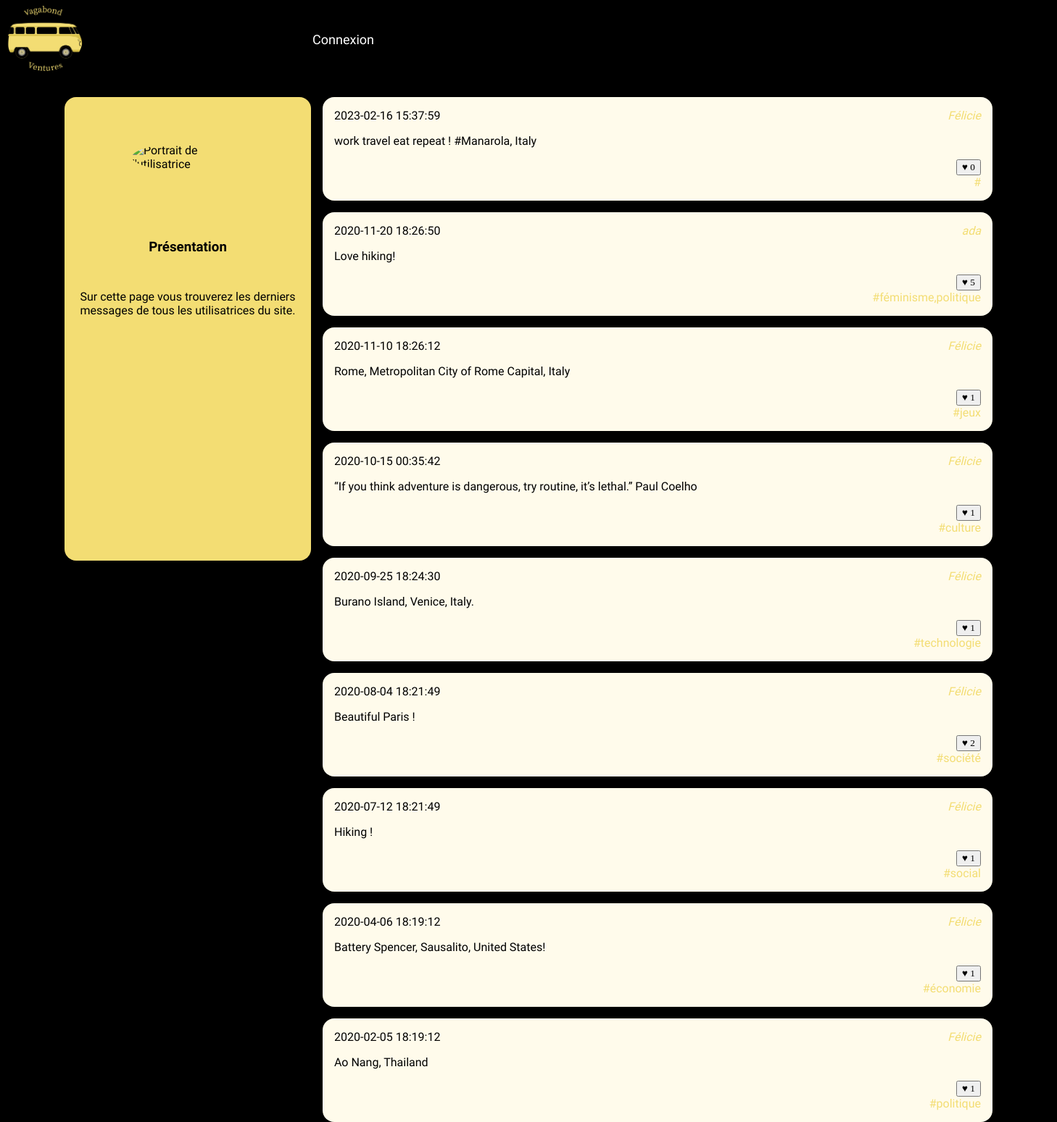
The app's page /VagabondVentures/feed.php?user_id=7 with its own data.
### tables this page shows
CREATE TABLE `posts` (
  `id` int(10) UNSIGNED NOT NULL,
  `user_id` int(10) UNSIGNED NOT NULL,
  `content` text NOT NULL,
  `created` datetime NOT NULL,
  `parent_id` int(10) UNSIGNED DEFAULT NULL,
  `photo_upload` varchar(255) NOT NULL
);

CREATE TABLE `users` (
  `id` int(10) UNSIGNED NOT NULL,
  `email` varchar(255) NOT NULL,
  `password` varchar(255) NOT NULL,
  `alias` varchar(255) NOT NULL,
  `photo` varchar(255) NOT NULL
);

### VagabondVentures/likesConnection.php (called while the page is built, shortened)
<?php
$session_actuelle = $_SESSION['connected_id'];

### VagabondVentures/feed.php (the view, shortened to what this page needs)
<!doctype html>
<html lang="fr">
<head>
    <link rel="stylesheet" href="style.css" />
</head>
<body>
    <?php include './header.php'; ?>
    <div id="wrapper">
        <?php
        $userId = intval($_GET['user_id']);
        ?>
        <?php
        include './config.php';
        ?>
        <aside>
            <section>
                <div id="world">
                    <img src="https://media.giphy.com/media/YkXNjAkG7CfEVx3gcy/giphy.gif" alt="Portrait de l'utilisatrice" id="world" />
                </div>
                <section>
                    <h3 id="presentation">Présentation</h3>
                    <p id="description">Sur cette page vous trouverez les derniers messages de
                        tous les utilisatrices du site.</p>
                </section>
            </section>
        </aside>
        <main>
            <?php
            include './likesConnection.php';
            $laQuestionEnSql = "
                    SELECT posts.id, posts.user_id, posts.content,
                    posts.created,
                    users.alias as author_name,
                    count(DISTINCT likes.id) as like_number,
                    GROUP_CONCAT(DISTINCT tags.label) AS taglist
                    FROM followers
                    JOIN users ON users.id=followers.followed_user_id
                    JOIN posts ON posts.user_id=users.id
                    LEFT JOIN posts_tags ON posts.id = posts_tags.post_id
                    LEFT JOIN tags       ON posts_tags.tag_id  = tags.id
                    LEFT JOIN likes      ON likes.post_id  = posts.id
                    WHERE followers.following_user_id='$userId'
                    GROUP BY posts.id
                    ORDER BY posts.created DESC
                    ";
            $lesInformations = $mysqli->query($laQuestionEnSql);
            while ($post = $lesInformations->fetch_assoc()) {
            ?>
                <article>
                    <h3>
                        <time datetime='2020-02-01 11:12:13'><?php echo $post['created'] ?></time>
                    </h3>
                    <address><a href="wall.php?user_id=<?php echo $post['user_id'] ?>"><?php echo $post['author_name'] ?></a></address>
                    <div>
                        <p><?php echo $post['content'] ?></p>
                    </div>
                    <footer>
                        <?php include './likes.php' ?>
                        <a href="">#<?php echo $post['taglist'] ?></a>
                    </footer>
                </article>
            <?php
            }
            ?>
        </main>
    </div>
</body>
</html>

### VagabondVentures/likes.php (shortened to what this page needs)
<?php
$checkLike = "SELECT * FROM likes WHERE user_id= '" . $session_actuelle . "' AND post_id= '" . $post['id'] . "' ";
$ok = $mysqli->query($checkLike);
if ($ok->num_rows == 0) { ?>
    <form action="" method="post">
        <input name="likes" type='submit' value="♥ <?php echo $post['like_number'] ?>">
    </form>
<?php } ?>

### VagabondVentures/style.css (style rules this page uses)
body { background-color: black; font-family: 'Frank Ruhl Libre', serif; }
select, input { font-family: 'Cormorant Garamond', serif; }
a { text-decoration: none; color:black; }
#wrapper { display:flex; width:80em; margin:0 auto 2em auto; }
#wrapper aside { background-color: #f3dd73; flex:1; padding:1em; border-radius: 1em; }
#wrapper aside img { display: block; width:50%; margin:auto; border-radius: 50%; }
#wrapper main { flex:3; padding-left:1em; height: 80vh; }
#wrapper main article { background-color: #FFFBEB; padding:1em; margin-bottom: 1em ; border-radius: 1em; }
#wrapper main article h3 { margin:0; padding:0; font-weight: normal; font-size:1em; }
#wrapper main article time { float:left; }
#wrapper main article address { text-align: right; margin-bottom: 1em; }
#wrapper main article p { margin:0; }
#wrapper main article footer { margin-top: 1em; text-align: right; }
a { color: #f3dd73; }
#presentation { margin-top: 5em; text-align: center; }
#world { margin-top: 3em; }
#description { text-align: center; margin-top: 3em; }

### records on screen
posts: created "2023-02-16 15:37:59", user.alias "Félicie", content "work travel eat repeat ! #Manarola, Italy"
posts: created "2020-11-20 18:26:50", user.alias "ada", content "Love hiking!", taglist "féminisme,politique"
posts: created "2020-11-10 18:26:12", user.alias "Félicie", content "Rome, Metropolitan City of Rome Capital, Italy", taglist "jeux"
posts: created "2020-10-15 00:35:42", user.alias "Félicie", content "“If you think adventure is dangerous, try routine, it’s lethal.” Paul Coelho", taglist "culture"
posts: created "2020-09-25 18:24:30", user.alias "Félicie", content "Burano Island, Venice, Italy.", taglist "technologie"
posts: created "2020-08-04 18:21:49", user.alias "Félicie", content "Beautiful Paris !", taglist "société"
posts: created "2020-07-12 18:21:49", user.alias "Félicie", content "Hiking !", taglist "social"
posts: created "2020-04-06 18:19:12", user.alias "Félicie", content "Battery Spencer, Sausalito, United States!", taglist "économie"
posts: created "2020-02-05 18:19:12", user.alias "Félicie", content "Ao Nang, Thailand", taglist "politique"
